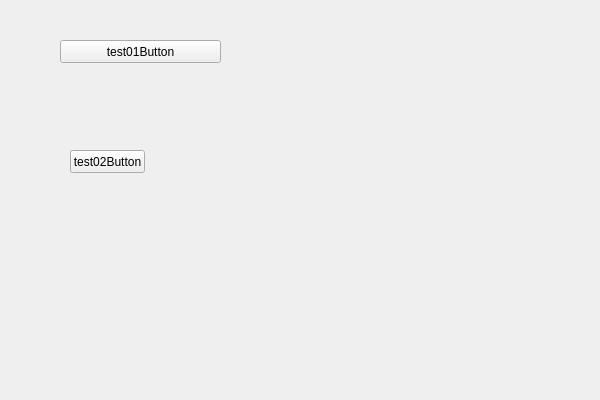
<?xml version="1.0" encoding="UTF-8"?>
<ui version="4.0">
 <class>SlotAndSignalDemoTempMainWidgetClass</class>
 <widget class="QWidget" name="SlotAndSignalDemoTempMainWidgetClass">
  <property name="geometry">
   <rect>
    <x>0</x>
    <y>0</y>
    <width>600</width>
    <height>400</height>
   </rect>
  </property>
  <property name="windowTitle">
   <string>SlotAndSignalDemoTempMainWidget</string>
  </property>
  <widget class="QPushButton" name="pushButton">
   <property name="geometry">
    <rect>
     <x>60</x>
     <y>40</y>
     <width>161</width>
     <height>23</height>
    </rect>
   </property>
   <property name="text">
    <string>test01Button</string>
   </property>
  </widget>
  <widget class="QPushButton" name="test02Button">
   <property name="geometry">
    <rect>
     <x>70</x>
     <y>150</y>
     <width>75</width>
     <height>23</height>
    </rect>
   </property>
   <property name="text">
    <string>test02Button</string>
   </property>
  </widget>
 </widget>
 <layoutdefault spacing="6" margin="11"/>
 <resources>
  <include location="SlotAndSignalDemoTempMainWidget.qrc"/>
 </resources>
 <connections>
  <connection>
   <sender>pushButton</sender>
   <signal>clicked()</signal>
   <receiver>SlotAndSignalDemoTempMainWidgetClass</receiver>
   <slot>test01ButtonClicked()</slot>
   <hints>
    <hint type="sourcelabel">
     <x>127</x>
     <y>49</y>
    </hint>
    <hint type="destinationlabel">
     <x>138</x>
     <y>-11</y>
    </hint>
   </hints>
  </connection>
  <connection>
   <sender>test02Button</sender>
   <signal>clicked()</signal>
   <receiver>SlotAndSignalDemoTempMainWidgetClass</receiver>
   <slot>test02ButtonClicked()</slot>
   <hints>
    <hint type="sourcelabel">
     <x>84</x>
     <y>157</y>
    </hint>
    <hint type="destinationlabel">
     <x>84</x>
     <y>-17</y>
    </hint>
   </hints>
  </connection>
 </connections>
 <slots>
  <slot>test01ButtonClicked()</slot>
  <slot>test02ButtonClicked()</slot>
 </slots>
</ui>
